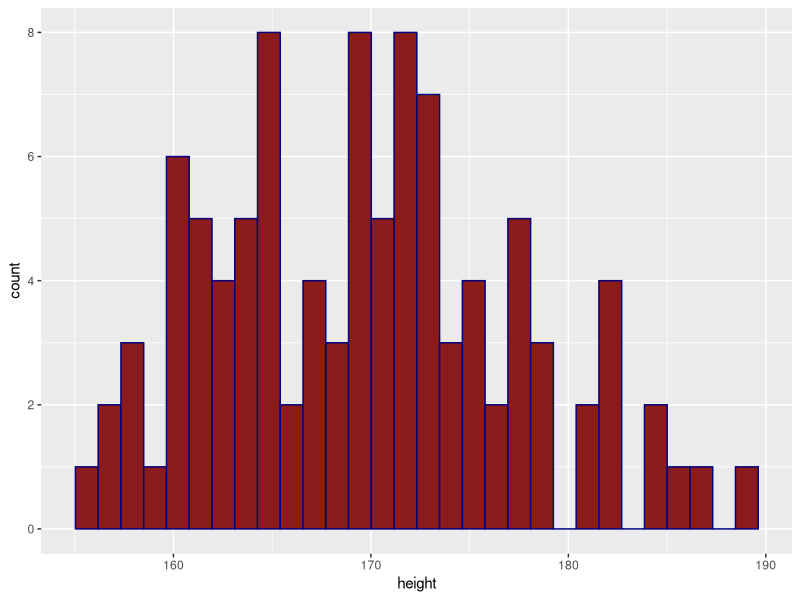
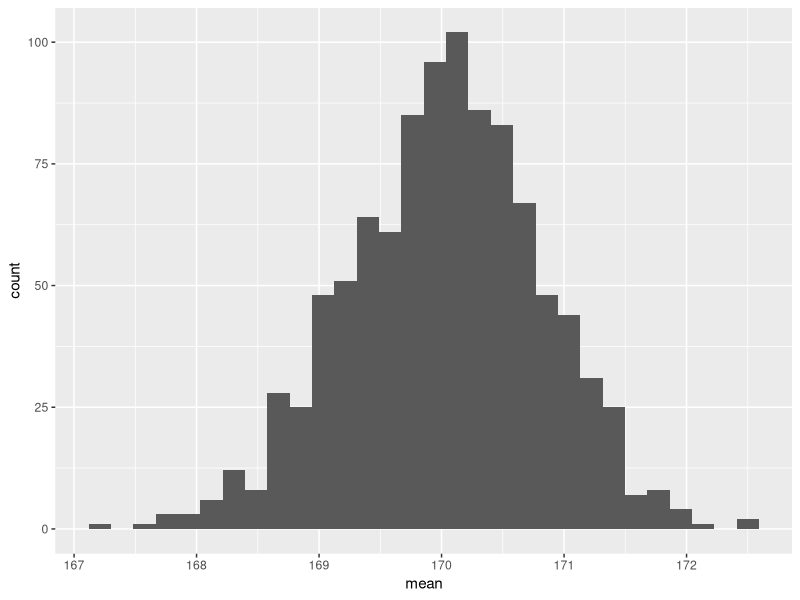

Write the R code that produced these figures, in order.
## ---- chunk 1
library(tidyverse) # need to load in this to define a tibble!
## ---- chunk 2
m_height <- 168
r_height <- 180
t_height <- 87
## ---- chunk 3
mu <- 170
sigma <- 8
## ---- chunk 4
m_z_score <- (m_height - mu)/sigma
r_z_score <- (r_height - mu)/sigma
t_z_score <- (t_height - mu)/sigma

m_z_score
r_z_score
t_z_score
## ---- chunk 5
?pnorm
pnorm(q = m_z_score)
## ---- chunk 6
pnorm(q = m_z_score, 
      mean = 0, sd = 1, 
      lower.tail = FALSE)
## ---- chunk 7
1 - pnorm(q = m_z_score, mean = 0, sd = 1)
## ---- chunk 8
pnorm(q = m_height, mean = mu, sd = sigma)
## ---- chunk 9
pnorm(q = 200, mean = mu, sd = sigma) - pnorm(q = 190, mean = mu, sd = sigma)
## ---- chunk 10
pnorm(q = r_height, mean = mu, sd = sigma) - pnorm(q = m_height, mean = mu, sd = sigma)
## ---- chunk 11
1-pnorm(t_height, mean = mu, sd = sigma)
## ---- chunk 12
rnorm(n = 6, mean = mu, sd = sigma)
## ---- chunk 13
set.seed(853)
rnorm(n = 6, mean = mu, sd = sigma)
## ---- chunk 14
set.seed(541)
sample_heights <- tibble(person_number = 1:100, # from 1 to 100
                         height = rnorm(100, mean = mu, sd = sigma))
sample_heights
## ---- chunk 15
ggplot(data = sample_heights, aes(height)) + 
  geom_histogram(color = "navy", fill = "firebrick4") 
## ---- chunk 16
sample_heights |> 
  summarize(mean = mean(height),
            sd = sd(height))
## ---- chunk 17
sample_heights_2 <- tibble(person_number = 1:100, 
                           height = rnorm(100, mean = mu, sd = sigma))
## ---- chunk 18
sample_heights <- sample_heights |> mutate(sample_number = 1) #first set of samples
sample_heights_2 <- sample_heights_2 |> mutate(sample_number = 2) # secon set of sample

all_sample_heights <- bind_rows(sample_heights, sample_heights_2)
## ---- chunk 19
all_sample_heights |> 
  group_by(sample_number) |> 
  summarize(mean = mean(height),
            sd = sd(height))
## ---- chunk 20
for(i in 1:3){ # for iterator i going from number 1 to number 3
  print(paste("Hello, you are in loop", i))
}
## ---- chunk 21
N <- 10

for(i in 1:N){ # for iterator i going from number 1 to N
  print(paste("Hello, you are in loop", i))
}
## ---- chunk 22

sample_heights <- tibble() # define an empty data frame to store our results in

for(i in 1:1000){ # for i going to 1 to 1000
  
  # creating a data frame with 100 random samples and sample number column
  this_sample <- tibble(person_number = 1:100, 
                        height = rnorm(100, mean = mu, sd = sigma), 
                        sample_number = i)
  # take this new sample, and add it on to our existing samples
  sample_heights <- bind_rows(sample_heights, this_sample)
}

sample_heights

## ---- chunk 23
mean_heights <- sample_heights |> 
  group_by(sample_number) |> 
  summarize(mean = mean(height))

mean_heights
## ---- chunk 24
ggplot(data = mean_heights, aes(mean))+
  geom_histogram()
